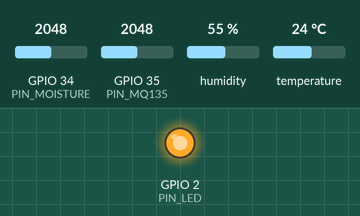
Bench run of a sketch on a simulated ESP32. On the bench: output pins drawn as LEDs (lit = HIGH). The test bench sets the inputs (shaded band); at power-on: GPIO 34 (PIN_MOISTURE) = 2048, GPIO 35 (PIN_MQ135) = 2048, humidity 55 %, temperature 24 °C. WiFi joins after 1.5 s; servers stay silent unless stated; uploads are accepted with an empty reply; what the sketch prints to the serial monitor is not drawn.

Above: at 3.9 s.
Timing chart, 0 to 9.0 s (numbered marks = the images above):
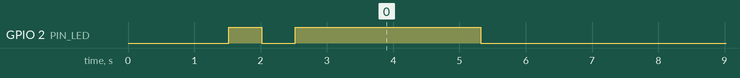

The sketch:

esp32_firmware.ino
```cpp
/*
 * ============================================================================================
 * GrainGuard-IoT: Multi-Spectral Grain Spoilage & FEFO Telemetry Node
 * Target Microcontroller: ESP32 Dev Module / NodeMCU-32S
 * Sensors:
 *   1. MQ-135 Gas Sensor (Headspace Respiration / CO2 proxy) -> GPIO 35 (ADC1_CH7)
 *   2. Capacitive Soil Moisture Sensor v1.2 (Core dampness) -> GPIO 34 (ADC1_CH6)
 *   3. DHT11 / DHT22 (Core Microclimate Temp & RH) -> GPIO 4 (Digital)
 *   4. Onboard Status LED -> GPIO 2 (Blinks on telemetry transmission)
 * ============================================================================================
 */

#include <WiFi.h>
#include <HTTPClient.h>
#include <DHT.h>

// ==========================================
// 1. NETWORK & SERVER CONFIGURATION
// ==========================================
const char* WIFI_SSID     = "YOUR_WIFI_SSID";       // Set your Wi-Fi SSID / Mobile Hotspot
const char* WIFI_PASSWORD = "YOUR_WIFI_PASSWORD";   // Set your Wi-Fi Password

// Backend Flask server URL (Replace with your computer's local IP address e.g. 192.168.1.100)
const char* SERVER_URL    = "http://192.168.1.100:5000/api/telemetry";

// Container Identification Metadata
const char* CONTAINER_ID  = "SPEAR-D01";
const char* STORAGE_TYPE  = "Live ESP32 Spear Probe";
const char* GRAIN_TYPE    = "Paddy Grain Bags";
const float CAPACITY_TONS = 15.0;

// Telemetry Transmission Interval (milliseconds)
const unsigned long POLL_INTERVAL_MS = 5000;

// ==========================================
// 2. HARDWARE PIN DEFINITIONS
// ==========================================
#define DHTPIN        4       // Digital pin connected to DHT sensor
#define DHTTYPE       DHT22   // DHT11 or DHT22 (AM2302)
#define PIN_MOISTURE  34      // ADC1 channel for Capacitive Moisture Probe
#define PIN_MQ135     35      // ADC1 channel for MQ-135 Gas Sensor
#define PIN_LED       2       // Built-in status LED

DHT dht(DHTPIN, DHTTYPE);

// ==========================================
// 3. CALIBRATION CONSTANTS
// ==========================================
// Capacitive Moisture Sensor Calibration (Air vs Pure Water ADC values)
const int MOISTURE_AIR_VAL   = 3150; // Dry air ADC reading (~10% moisture)
const int MOISTURE_WATER_VAL = 1350; // Saturated water ADC reading (~25% moisture)

// MQ-135 Sensor Load Resistor & Clean Air Baseline
const float RL_VALUE         = 10.0; // Load resistance in kilo-ohms
const float RO_CLEAN_AIR     = 76.6; // Baseline clean air resistance (calibrated at ~400ppm)

unsigned long lastTransmissionTime = 0;

// ==========================================
// 4. HELPER FUNCTIONS
// ==========================================

// Smooth analog readings with 10-sample rolling average
int readSmoothedADC(int pin, int samples = 10) {
  long sum = 0;
  for (int i = 0; i < samples; i++) {
    sum += analogRead(pin);
    delay(5);
  }
  return sum / samples;
}

// Convert MQ-135 ADC reading into approximate CO2 / Air Quality ppm
float calculateCO2_PPM(int rawADC) {
  float sensorVolt = ((float)rawADC / 4095.0) * 3.3;
  if (sensorVolt <= 0.1) return 400.0;

  // Calculate sensor resistance RS
  float RS = ((3.3 - sensorVolt) / sensorVolt) * RL_VALUE;
  float ratio = RS / RO_CLEAN_AIR;

  // Power-law approximation for MQ-135 CO2 curve: ppm = a * (RS/RO)^b
  // Parameters typical for CO2 curve: a ≈ 116.6, b ≈ -2.76
  float ppm = 116.6 * pow(ratio, -2.76);

  // Clamp within realistic agricultural atmospheric ranges (350 to 5000 ppm)
  if (ppm < 380.0) ppm = 380.0;
  if (ppm > 5000.0) ppm = 5000.0;
  return ppm;
}

// Convert Capacitive ADC to calibrated Grain Moisture Content %
float calculateMoisturePercent(int rawADC) {
  // Linear interpolation between calibrated dry and wet limits
  float percent = 10.0 + ((float)(MOISTURE_AIR_VAL - rawADC) / (float)(MOISTURE_AIR_VAL - MOISTURE_WATER_VAL)) * 15.0;
  if (percent < 9.0) percent = 9.0;
  if (percent > 28.0) percent = 28.0;
  return percent;
}

// Connect or reconnect to Wi-Fi
void connectToWiFi() {
  if (WiFi.status() == WL_CONNECTED) return;

  Serial.print("[WiFi] Connecting to: ");
  Serial.println(WIFI_SSID);

  WiFi.mode(WIFI_STA);
  WiFi.begin(WIFI_SSID, WIFI_PASSWORD);

  int attempts = 0;
  while (WiFi.status() != WL_CONNECTED && attempts < 20) {
    delay(500);
    Serial.print(".");
    digitalWrite(PIN_LED, !digitalRead(PIN_LED));
    attempts++;
  }

  if (WiFi.status() == WL_CONNECTED) {
    Serial.println("\n[WiFi] Connected successfully!");
    Serial.print("[WiFi] IP Address: ");
    Serial.println(WiFi.localIP());
    digitalWrite(PIN_LED, HIGH);
  } else {
    Serial.println("\n[WiFi] Connection failed. Will retry in loop.");
    digitalWrite(PIN_LED, LOW);
  }
}

// ==========================================
// 5. SETUP
// ==========================================
void setup() {
  Serial.begin(115200);
  delay(1000);

  Serial.println("=================================================");
  Serial.println(" GrainGuard-IoT: Multi-Spectral Telemetry Node   ");
  Serial.println(" Early Spoilage & FEFO Decision Dispatch System  ");
  Serial.println("=================================================");

  pinMode(PIN_LED, OUTPUT);
  pinMode(PIN_MOISTURE, INPUT);
  pinMode(PIN_MQ135, INPUT);

  // Set ADC attenuation to 11dB for full 0-3.3V range
  analogSetAttenuation(ADC_11db);

  dht.begin();
  Serial.println("[Sensors] DHT Initialized.");

  connectToWiFi();
}

// ==========================================
// 6. MAIN POLLING LOOP
// ==========================================
void loop() {
  // Ensure Wi-Fi remains connected
  if (WiFi.status() != WL_CONNECTED) {
    connectToWiFi();
  }

  unsigned long currentMillis = millis();
  if (currentMillis - lastTransmissionTime >= POLL_INTERVAL_MS) {
    lastTransmissionTime = currentMillis;

    // 1. Read DHT Sensor (Core Temp & RH)
    float humidity = dht.readHumidity();
    float temperature = dht.readTemperature();

    // Fallback if DHT fails to read
    if (isnan(humidity) || isnan(temperature)) {
      Serial.println("[WARN] Failed to read from DHT sensor! Using fallback default.");
      humidity = 55.0;
      temperature = 22.5;
    }

    // 2. Read Capacitive Moisture Probe
    int rawMoistureADC = readSmoothedADC(PIN_MOISTURE);
    float coreMoisture = calculateMoisturePercent(rawMoistureADC);

    // 3. Read MQ-135 Gas Sensor (Headspace Respiration)
    int rawGasADC = readSmoothedADC(PIN_MQ135);
    float co2_ppm = calculateCO2_PPM(rawGasADC);

    // Estimate outer wall ambient temperature (ambient proxy)
    float ambientTemp = temperature + 0.5;

    // Print Diagnostics to Serial Monitor
    Serial.println("\n--- [TELEMETRY SNAPSHOT] ---");
    Serial.printf("Node ID       : %s (%s)\n", CONTAINER_ID, GRAIN_TYPE);
    Serial.printf("Core Temp     : %.1f °C\n", temperature);
    Serial.printf("Equilibrium RH: %.1f %%\n", humidity);
    Serial.printf("Core Moisture : %.1f %% (Raw ADC: %d)\n", coreMoisture, rawMoistureADC);
    Serial.printf("Headspace CO2 : %.1f ppm (Raw ADC: %d)\n", co2_ppm, rawGasADC);
    Serial.println("----------------------------");

    // 4. Send HTTP POST to Flask Backend
    if (WiFi.status() == WL_CONNECTED) {
      HTTPClient http;
      http.begin(SERVER_URL);
      http.addHeader("Content-Type", "application/json");

      // Construct JSON payload
      char payload[350];
      snprintf(payload, sizeof(payload),
        "{\"container_id\":\"%s\",\"storage_type\":\"%s\",\"grain_type\":\"%s\",\"capacity_tons\":%.1f,\"temperature\":%.1f,\"ambient_temp\":%.1f,\"humidity\":%.1f,\"core_moisture\":%.1f,\"headspace_co2\":%.1f}",
        CONTAINER_ID, STORAGE_TYPE, GRAIN_TYPE, CAPACITY_TONS, temperature, ambientTemp, humidity, coreMoisture, co2_ppm
      );

      digitalWrite(PIN_LED, HIGH); // Flash LED during POST
      int httpResponseCode = http.POST(payload);

      if (httpResponseCode > 0) {
        String response = http.getString();
        Serial.printf("[HTTP] POST Success (Code %d): %s\n", httpResponseCode, response.c_str());
      } else {
        Serial.printf("[HTTP] POST Failed! Error: %s\n", http.errorToString(httpResponseCode).c_str());
      }

      http.end();
      digitalWrite(PIN_LED, LOW);
    } else {
      Serial.println("[HTTP] Cannot send payload: WiFi not connected.");
    }
  }
}
```

Measured:
- by itself, GPIO 2 (PIN_LED): goes LOW 0.50 s, HIGH 2.8 s, 24 × (LOW 4.8 s, HIGH 0.20 s), then LOW
